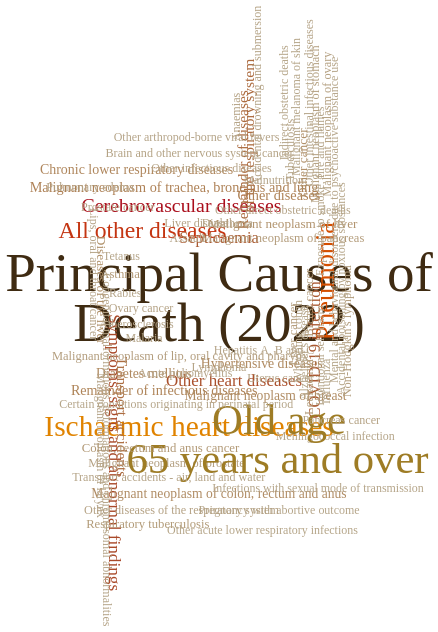

Write a Vega-Lite specification for this figure.
### Vega-Lite specification from a JSON file in a GitHub repository (floating-point values rounded to 4 significant figures)
{"$schema": "https://vega.github.io/schema/vega-lite/v5.json", "config": {"font": "Lilita One", "view": {"stroke": ""}}, "width": "container", "height": 500, "background": null, "data": {"values": [{"word": "Principal Causes of", "count": 50000, "x": 200, "y": 205, "angle": 0, "Causes of Death": "Principal Causes of Death (2022)", "Death Cases": 206525}, {"word": "Death (2022)", "count": 50000, "x": 200, "y": 170, "angle": 0, "Causes of Death": "Principal Causes of Death (2022)", "Death Cases": 206525}, {"word": "Ischaemic heart diseases", "count": 20322, "x": 160, "y": 98, "angle": 0, "Causes of Death": "Ischaemic heart diseases", "Death Cases": 20322}, {"word": "Pneumonia", "count": 16770, "x": 343, "y": 200, "angle": -90, "Causes of Death": "Pneumonia", "Death Cases": 16770}, {"word": "All other diseases", "count": 13541, "x": 98, "y": 235, "angle": 0, "Causes of Death": "All other diseases", "Death Cases": 13541}, {"word": "Cerebrovascular diseases", "count": 9149, "x": 150, "y": 253, "angle": 0, "Causes of Death": "Cerebrovascular diseases", "Death Cases": 9149}, {"word": "Symptoms, signs and abnormal findings", "count": 6114, "x": 60, "y": 80, "angle": 90, "Causes of Death": "Symptoms, signs and abnormal findings", "Death Cases": 6114}, {"word": "Other heart diseases", "count": 5774, "x": 220, "y": 130, "angle": 0, "Causes of Death": "Other heart diseases", "Death Cases": 5774}, {"word": "COVID-19 infection", "count": 5314, "x": 328, "y": 152, "angle": -90, "Causes of Death": "COVID-19 infection", "Death Cases": 5314}, {"word": "Septicaemia", "count": 5006, "x": 200, "y": 230, "angle": 0, "Causes of Death": "Septicaemia", "Death Cases": 5006}, {"word": "Remainder of diseases", "count": 4131, "x": 232, "y": 285, "angle": -90, "Causes of Death": "Remainder of diseases of the respiratory system", "Death Cases": 4131}, {"word": "of the respiratory system", "count": 4131, "x": 240, "y": 302, "angle": -90, "Causes of Death": "Remainder of diseases of the respiratory system", "Death Cases": 4131}, {"word": "Transport accidents", "count": 4012, "x": 70, "y": 105, "angle": 90, "Causes of Death": "Transport accidents", "Death Cases": 4012}, {"word": "Malignant neoplasm of trachea, bronchus and lung", "count": 2644, "x": 140, "y": 265, "angle": 0, "Causes of Death": "Malignant neoplasm of trachea, bronchus and lung", "Death Cases": 2644}, {"word": "Remainder of infectious diseases", "count": 2573, "x": 127, "y": 123, "angle": 0, "Causes of Death": "Remainder of infectious diseases", "Death Cases": 2573}, {"word": "Chronic lower respiratory diseases", "count": 2324, "x": 90, "y": 278, "angle": 0, "Causes of Death": "Chronic lower respiratory diseases", "Death Cases": 2324}, {"word": "Hypertensive diseases", "count": 2123, "x": 257, "y": 142, "angle": 0, "Causes of Death": "Hypertensive diseases", "Death Cases": 2123}, {"word": "Diabetes mellitus", "count": 2085, "x": 100, "y": 135, "angle": 0, "Causes of Death": "Diabetes mellitus", "Death Cases": 2085}, {"word": "Malignant neoplasm of breast", "count": 1922, "x": 262, "y": 120, "angle": 0, "Causes of Death": "Malignant neoplasm of breast", "Death Cases": 1922}, {"word": "Malignant neoplasm of colon, rectum and anus", "count": 1894, "x": 200, "y": 51, "angle": 0, "Causes of Death": "Malignant neoplasm of colon, rectum and anus", "Death Cases": 1894}, {"word": "Diseases of the liver", "count": 1552, "x": 42, "y": 194, "angle": 90, "Causes of Death": "Diseases of the liver", "Death Cases": 1552}, {"word": "Malignant neoplasm of liver", "count": 1389, "x": 285, "y": 240, "angle": 0, "Causes of Death": "Malignant neoplasm of liver", "Death Cases": 1389}, {"word": "Respiratory tuberculosis", "count": 811, "x": 105, "y": 30, "angle": 0, "Causes of Death": "Respiratory tuberculosis", "Death Cases": 811}, {"word": "Leukaemia", "count": 725, "x": 320, "y": 126, "angle": -90, "Causes of Death": "Leukaemia", "Death Cases": 725}, {"word": "Malignant neoplasm of pancreas", "count": 672, "x": 285, "y": 230, "angle": 0, "Causes of Death": "Malignant neoplasm of pancreas", "Death Cases": 672}, {"word": "Malignant neoplasm of lip, oral cavity and pharynx", "count": 603, "x": 148, "y": 148, "angle": 0, "Causes of Death": "Malignant neoplasm of lip, oral cavity and pharynx", "Death Cases": 603}, {"word": "Non-Hodgkin's lymphoma", "count": 533, "x": 371, "y": 165, "angle": -90, "Causes of Death": "Non-Hodgkin's lymphoma", "Death Cases": 533}, {"word": "Malignant neoplasm of prostate", "count": 457, "x": 130, "y": 73, "angle": 0, "Causes of Death": "Malignant neoplasm of prostate", "Death Cases": 457}, {"word": "Malignant neoplasm of ovary", "count": 403, "x": 344, "y": 310, "angle": -90, "Causes of Death": "Malignant neoplasm of ovary", "Death Cases": 403}, {"word": "Malignant neoplasm of stomach", "count": 383, "x": 328, "y": 310, "angle": -90, "Causes of Death": "Malignant neoplasm of stomach", "Death Cases": 383}, {"word": "Anaemias", "count": 231, "x": 222, "y": 315, "angle": -90, "Causes of Death": "Anaemias", "Death Cases": 231}, {"word": "Accidental drowning and submersion", "count": 89, "x": 250, "y": 330, "angle": -90, "Causes of Death": "Accidental drowning and submersion", "Death Cases": 89}, {"word": "Malignant neoplasm of larynx", "count": 72, "x": 42, "y": 85, "angle": 90, "Causes of Death": "Malignant neoplasm of larynx", "Death Cases": 72}, {"word": "Other arthropod-borne viral fevers", "count": 67, "x": 170, "y": 301, "angle": 0, "Causes of Death": "Other arthropod-borne viral fevers", "Death Cases": 67}, {"word": "Other direct obstetric deaths", "count": 53, "x": 285, "y": 250, "angle": 0, "Causes of Death": "Other direct obstetric deaths", "Death Cases": 53}, {"word": "Other intestinal infectious diseases", "count": 51, "x": 320, "y": 325, "angle": -90, "Causes of Death": "Other intestinal infectious diseases", "Death Cases": 51}, {"word": "Malnutrition", "count": 51, "x": 273, "y": 271, "angle": 0, "Causes of Death": "Malnutrition", "Death Cases": 51}, {"word": "Assault", "count": 51, "x": 158, "y": 230, "angle": 0, "Causes of Death": "Assault", "Death Cases": 51}, {"word": "Indirect obstetric deaths", "count": 33, "x": 286, "y": 325, "angle": -90, "Causes of Death": "Indirect obstetric deaths", "Death Cases": 33}, {"word": "Malignant melanoma of skin", "count": 32, "x": 303, "y": 322, "angle": -90, "Causes of Death": "Malignant melanoma of skin", "Death Cases": 32}, {"word": "Alzheimer's disease", "count": 31, "x": 313, "y": 150, "angle": -90, "Causes of Death": "Alzheimer's disease", "Death Cases": 31}, {"word": "Influenza", "count": 27, "x": 342, "y": 130, "angle": -90, "Causes of Death": "Influenza", "Death Cases": 27}, {"word": "Accidental poisoning by noxious substances", "count": 27, "x": 362, "y": 195, "angle": -90, "Causes of Death": "Accidental poisoning by noxious substances", "Death Cases": 27}, {"word": "Other acute lower respiratory infections", "count": 26, "x": 258, "y": 26, "angle": 0, "Causes of Death": "Other acute lower respiratory infections", "Death Cases": 26}, {"word": "Atherosclerosis", "count": 18, "x": 90, "y": 170, "angle": 0, "Causes of Death": "Atherosclerosis", "Death Cases": 18}, {"word": "Pregnancy with abortive outcome", "count": 16, "x": 280, "y": 40, "angle": 0, "Causes of Death": "Pregnancy with abortive outcome", "Death Cases": 16}, {"word": "Malaria", "count": 12, "x": 100, "y": 160, "angle": 0, "Causes of Death": "Malaria", "Death Cases": 12}, {"word": "Infections with sexual mode of transmission", "count": 9, "x": 332, "y": 55, "angle": 0, "Causes of Death": "Infections with sexual mode of transmission", "Death Cases": 9}, {"word": "Exposure to smoke, fire and flames", "count": 9, "x": 335, "y": 263, "angle": -90, "Causes of Death": "Exposure to smoke, fire and flames", "Death Cases": 9}, {"word": "Rabies", "count": 8, "x": 75, "y": 192, "angle": 0, "Causes of Death": "Rabies", "Death Cases": 8}, {"word": "Intentional self-harm", "count": 8, "x": 334, "y": 148, "angle": -90, "Causes of Death": "Intentional self-harm", "Death Cases": 8}, {"word": "Tetanus", "count": 2, "x": 70, "y": 218, "angle": 0, "Causes of Death": "Tetanus", "Death Cases": 2}, {"word": "Meningococcal infection", "count": 2, "x": 355, "y": 92, "angle": 0, "Causes of Death": "Meningococcal infection", "Death Cases": 2}, {"word": "Diphtheria", "count": 1, "x": 211, "y": 241, "angle": 0, "Causes of Death": "Diphtheria", "Death Cases": 1}, {"word": "Whooping cough", "count": 1, "x": 305, "y": 158, "angle": -90, "Causes of Death": "Whooping cough", "Death Cases": 1}, {"word": "Acute poliomyelitis", "count": 1, "x": 155, "y": 136, "angle": 0, "Causes of Death": "Acute poliomyelitis", "Death Cases": 1}, {"word": "Mental and behavioural disorders due to psychoactive substance use", "count": 1, "x": 353, "y": 243, "angle": -90, "Causes of Death": "Mental and behavioural disorders due to psychoactive substance use", "Death Cases": 1}, {"word": "Old age", "count": 35679, "x": 280, "y": 102, "angle": 0, "Causes of Death": "Old age 65 years and over", "Death Cases": 35679}, {"word": "65 years and over", "count": 35679, "x": 278, "y": 75, "angle": 0, "Causes of Death": "Old age 65 years and over", "Death Cases": 25679}, {"word": "Other diseases", "count": 2697, "x": 280, "y": 260, "angle": 0, "Causes of Death": "Other diseases", "Death Cases": 2697}, {"word": "Other cancer", "count": 1652, "x": 312, "y": 283, "angle": -90, "Causes of Death": "Other cancer", "Death Cases": 1652}, {"word": "Colon, rectum and anus cancer", "count": 928, "x": 122, "y": 83, "angle": 0, "Causes of Death": "Colon, rectum and anus cancer", "Death Cases": 928}, {"word": "Asthma", "count": 909, "x": 68, "y": 205, "angle": 0, "Causes of Death": "Asthma", "Death Cases": 909}, {"word": "Liver cancer", "count": 695, "x": 298, "y": 163, "angle": -90, "Causes of Death": "Liver cancer", "Death Cases": 695}, {"word": "Breast cancer", "count": 685, "x": 320, "y": 185, "angle": -90, "Causes of Death": "Breast cancer", "Death Cases": 685}, {"word": "Other diseases of the respiratory system", "count": 297, "x": 150, "y": 40, "angle": 0, "Causes of Death": "Other diseases of the respiratory system", "Death Cases": 297}, {"word": "Pancreas cancer", "count": 219, "x": 363, "y": 103, "angle": 0, "Causes of Death": "Pancreas cancer", "Death Cases": 219}, {"word": "Liver disease", "count": 209, "x": 170, "y": 241, "angle": 0, "Causes of Death": "Liver disease", "Death Cases": 209}, {"word": "Prostate cancer", "count": 196, "x": 65, "y": 252, "angle": 0, "Causes of Death": "Prostate cancer", "Death Cases": 196}, {"word": "Brain and other nervous system cancer", "count": 186, "x": 174, "y": 290, "angle": 0, "Causes of Death": "Brain and other nervous system cancer", "Death Cases": 186}, {"word": "Tuberculosis", "count": 182, "x": 295, "y": 292, "angle": -90, "Causes of Death": "Tuberculosis", "Death Cases": 182}, {"word": "Uterus cancer", "count": 166, "x": 282, "y": 132, "angle": 0, "Causes of Death": "Uterus cancer", "Death Cases": 166}, {"word": "Pulmonary edema", "count": 145, "x": 28, "y": 266, "angle": 0, "Causes of Death": "Pulmonary edema", "Death Cases": 145}, {"word": "Lips, oral and throat cancer", "count": 135, "x": 33, "y": 205, "angle": 90, "Causes of Death": "Lips, oral and throat cancer", "Death Cases": 135}, {"word": "Ovary cancer", "count": 132, "x": 96, "y": 181, "angle": 0, "Causes of Death": "Ovary cancer", "Death Cases": 132}, {"word": "Other infectious diseases", "count": 131, "x": 190, "y": 279, "angle": 0, "Causes of Death": "Other infectious diseases", "Death Cases": 131}, {"word": "Congenital malformations, deformations and chromosomal abnormalities", "count": 114, "x": 51, "y": 82, "angle": 90, "Causes of Death": "Congenital malformations, deformations and chromosomal abnormalities", "Death Cases": 114}, {"word": "Lymphoma", "count": 101, "x": 200, "y": 140, "angle": 0, "Causes of Death": "Lymphoma", "Death Cases": 101}, {"word": "Transport accidents - air, land and water", "count": 100, "x": 133, "y": 63, "angle": 0, "Causes of Death": "Transport accidents - air, land and water", "Death Cases": 100}, {"word": "Hepatitis A, B and C", "count": 58, "x": 260, "y": 152, "angle": 0, "Causes of Death": "Hepatitis A, B and C", "Death Cases": 58}, {"word": "Certain conditions originating in perinatal period", "count": 15, "x": 143, "y": 114, "angle": 0, "Causes of Death": "Certain conditions originating in perinatal period", "Death Cases": 15}]}, "mark": {"type": "text", "tooltip": true}, "encoding": {"x": {"field": "x", "type": "quantitative", "scale": {"domain": [0, 400]}, "axis": null}, "y": {"field": "y", "type": "quantitative", "scale": {"domain": [0, 350]}, "axis": null}, "text": {"field": "word"}, "size": {"field": "count", "type": "quantitative", "scale": {"domain": [50, 50000], "range": [12, 55]}, "legend": null}, "angle": {"field": "angle", "type": "quantitative", "scale": {"domain": [0, 360]}}, "color": {"field": "count", "type": "quantitative", "scale": {"range": ["#b5a589", "#a5021d", "#d44c00", "#e3c300", "#aa9228", "#74491f", "#3f2b12"]}, "legend": null}, "tooltip": [{"field": "Causes of Death", "title": "Cause of Death", "type": "nominal"}, {"field": "Death Cases", "type": "quantitative", "format": ","}]}}
